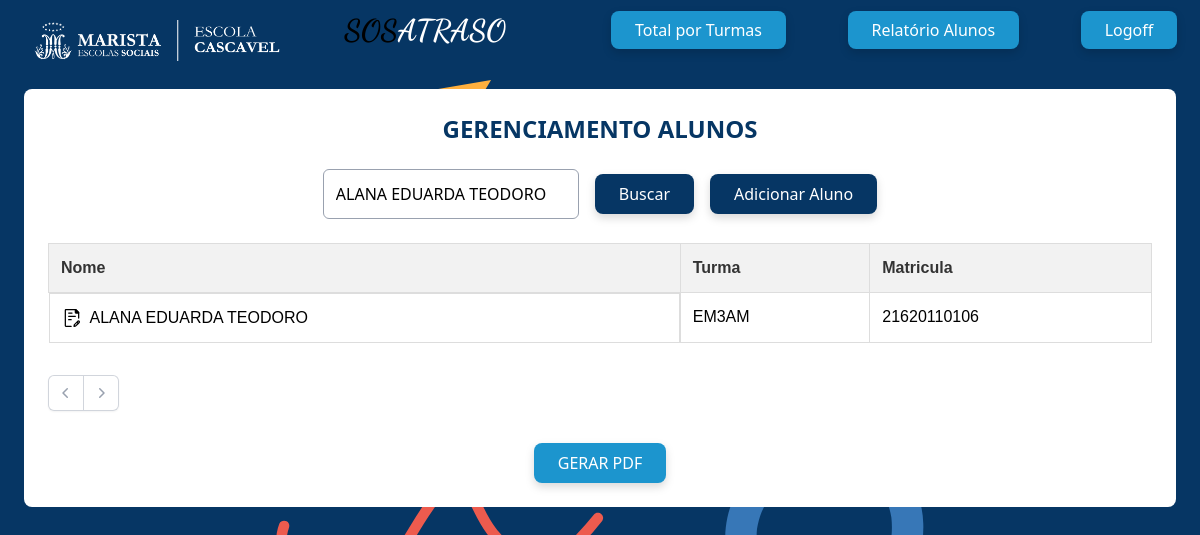
Screenshot of /admin/alunos/alunos.php?busca_nome=ALANA EDUARDA TEODORO (signed in) with the database file from the repository.
### tables this page shows
CREATE TABLE `alunos` (
  `matricula` varchar(120) NOT NULL,
  `nome` varchar(120) NOT NULL,
  `turma` varchar(50) NOT NULL
);

### admin/alunos/alunos.php (the view, shortened to what this page needs)
<?php
include('../../config/conexao.php');
include('../include/header.php');
$limit = 20;
$paginaAtual = isset($_GET['pagination']) ? (int)$_GET['pagination'] : 1;
$offset = ($paginaAtual - 1) * $limit;
$busca_nome = '';
if (isset($_POST['busca_nome'])) {
    $busca_nome = trim($_POST['busca_nome']);
    header("Location: ?pagination=1&busca_nome=" . urlencode($busca_nome));
    exit();
} elseif (isset($_GET['busca_nome'])) {
    $busca_nome = trim($_GET['busca_nome']);
}
$filtro_nome = "";
$params = [];
if (!empty($busca_nome)) {
    $filtro_nome = "WHERE nome LIKE :nome";
    $params[':nome'] = "%" . $busca_nome . "%";
}
$sqlRelatorio_sql = "SELECT * FROM alunos $filtro_nome ORDER BY nome ASC LIMIT $offset, $limit";
$stmtRelatorio = $pdo->prepare($sqlRelatorio_sql);
$stmtRelatorio->execute($params);
$dataRelatorio = $stmtRelatorio->fetchAll();
$sqlTotal = "SELECT COUNT(*) as total FROM sosatraso $filtro_nome";
$stmtTotal = $pdo->prepare($sqlTotal);
$stmtTotal->execute($params);
$totalRegistros = $stmtTotal->fetch()['total'];
$totalPaginas = ceil($totalRegistros / $limit);
?>
<div class="bg-white w-6xl mx-auto p-6 rounded-lg">
    <p class="text-2xl mx-auto text-center font-black text-marista mb-6">GERENCIAMENTO ALUNOS</p>
    <form method="post" class="mb-6 flex flex-col md:flex-row gap-4 items-center justify-center">
        <input type="text" name="busca_nome" placeholder="Buscar aluno pelo nome"
               value="<?php echo htmlspecialchars($busca_nome); ?>"
               class="border border-gray-400 rounded-md p-3 w-64">
        <button type="submit" class="bg-marista text-white px-6 py-2 rounded-lg drop-shadow-lg">Buscar</button>
        <a href="./addalunos.php" class="bg-marista text-white px-6 py-2 rounded-lg drop-shadow-lg">Adicionar Aluno</a>
    </form>
    <div id="resultados">
        <table class="table w-full text-left">
            <thead>
                <tr>
                    <th>Nome</th>
                    <th>Turma</th>
                    <th>Matricula</th>
                </tr>
            </thead>
            <tbody>
                <?php if (!empty($dataRelatorio)) {
                    foreach ($dataRelatorio as $dado) { ?>
                        <tr>
                            <td class="flex items-center gap-2">
                            <a href="./editalunos.php?matricula=<?php echo $dado['matricula']; ?>">
                                    <img src="../imagems/edit.svg" alt="editar" class="w-5 h-5 hover:scale-110 transition-transform duration-200">
                                </a>
                                <?php echo htmlspecialchars($dado['nome']); ?>
                            </td>
                            <td><?php echo htmlspecialchars($dado['turma']); ?></td>
                            <td><?php echo htmlspecialchars($dado['matricula']); ?></td>
                        </tr>
                <?php }
                } else { ?>
                    <tr><td colspan="4">Nenhum aluno encontrado!</td></tr>
                <?php } ?>
            </tbody>
        </table>
        <div class="mt-8">
            <nav class="isolate inline-flex -space-x-px rounded-md shadow-xs mx-auto justify-center flex" aria-label="Pagination">
                <?php
                $queryBase = "?busca_nome=" . urlencode($busca_nome) . "&pagination=";
                $prev = $paginaAtual - 1;
                $next = $paginaAtual + 1;
                ?>
                <a href="<?php echo ($prev >= 1) ? $queryBase . $prev : '#'; ?>"
                   class="relative inline-flex items-center rounded-l-md px-2 py-2 text-gray-400 ring-1 ring-gray-300 ring-inset hover:bg-gray-50">
                    <svg class="size-5" viewBox="0 0 20 20" fill="currentColor">
                        <path fill-rule="evenodd" d="M11.78 5.22a.75.75 0 0 1 0 1.06L8.06 10l3.72 3.72a.75.75 0 1 1-1.06 1.06l-4.25-4.25a.75.75 0 0 1 0-1.06l4.25-4.25a.75.75 0 0 1 1.06 0Z" clip-rule="evenodd" />
                    </svg>
                </a>
                <a href="<?php echo ($next <= $totalPaginas) ? $queryBase . $next : '#'; ?>"
                   class="relative inline-flex items-center rounded-r-md px-2 py-2 text-gray-400 ring-1 ring-gray-300 ring-inset hover:bg-gray-50">
                    <svg class="size-5" viewBox="0 0 20 20" fill="currentColor">
                        <path fill-rule="evenodd" d="M8.22 5.22a.75.75 0 0 1 1.06 0l4.25 4.25a.75.75 0 0 1 0 1.06l-4.25 4.25a.75.75 0 0 1-1.06-1.06L11.94 10 8.22 6.28a.75.75 0 0 1 0-1.06Z" clip-rule="evenodd" />
                    </svg>
                </a>
            </nav>
        </div>
        <div class="text-center mt-8">
            <a href="../relatorio_alunos.php?busca_nome=<?php echo urlencode($busca_nome); ?>" target="_blank">
                <button class="bg-marista2 text-white px-6 py-2 rounded-lg drop-shadow-lg">GERAR PDF</button>
            </a>
        </div>
    </div>
</div>

### css/geral.css (style rules this page uses)
body { background-color: #063664 !important; margin: 0; background-image: url(../imagens/grafismo_pag_login.svg); background-position: center; background-position-y: -20%; background-repeat: no-repeat; }

### admin/css/geral.css (style rules this page uses)
table { margin: 0 auto; width: 100%; border-collapse: collapse; margin-bottom: 20px; font-family: Arial, sans-serif; text-align: left; }
th, td { padding: 12px; border: 1px solid #ddd; }
th { background-color: #f2f2f2; color: #333; }

### rows the page displays
alunos: nome "ALANA EDUARDA TEODORO", turma "EM3AM", matricula "21620110106"
